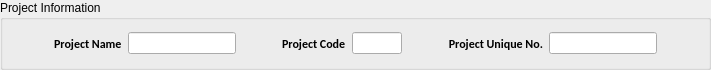
      <widget class="QGroupBox" name="groupBox_4">
       <property name="maximumSize">
        <size>
         <width>16777215</width>
         <height>70</height>
        </size>
       </property>
       <property name="title">
        <string>Project Information</string>
       </property>
       <layout class="QHBoxLayout" name="horizontalLayout">
        <item>
         <spacer name="horizontalSpacer_26">
          <property name="orientation">
           <enum>Qt::Horizontal</enum>
          </property>
          <property name="sizeHint" stdset="0">
           <size>
            <width>40</width>
            <height>20</height>
           </size>
          </property>
         </spacer>
        </item>
        <item>
         <widget class="QLabel" name="project_label">
          <property name="font">
           <font>
            <family>Calibri</family>
            <weight>75</weight>
            <bold>true</bold>
           </font>
          </property>
          <property name="styleSheet">
           <string notr="true"/>
          </property>
          <property name="text">
           <string>Project Name</string>
          </property>
         </widget>
        </item>
        <item>
         <widget class="QLineEdit" name="project_name">
          <property name="maximumSize">
           <size>
            <width>120</width>
            <height>16777215</height>
           </size>
          </property>
         </widget>
        </item>
        <item>
         <spacer name="horizontalSpacer_28">
          <property name="orientation">
           <enum>Qt::Horizontal</enum>
          </property>
          <property name="sizeType">
           <enum>QSizePolicy::Minimum</enum>
          </property>
          <property name="sizeHint" stdset="0">
           <size>
            <width>40</width>
            <height>20</height>
           </size>
          </property>
         </spacer>
        </item>
        <item>
         <widget class="QLabel" name="project_title_label">
          <property name="font">
           <font>
            <family>Calibri</family>
            <weight>75</weight>
            <bold>true</bold>
           </font>
          </property>
          <property name="styleSheet">
           <string notr="true"/>
          </property>
          <property name="text">
           <string>Project Code</string>
          </property>
         </widget>
        </item>
        <item>
         <widget class="QLineEdit" name="project_code">
          <property name="maximumSize">
           <size>
            <width>50</width>
            <height>16777215</height>
           </size>
          </property>
         </widget>
        </item>
        <item>
         <spacer name="horizontalSpacer_29">
          <property name="orientation">
           <enum>Qt::Horizontal</enum>
          </property>
          <property name="sizeType">
           <enum>QSizePolicy::Minimum</enum>
          </property>
          <property name="sizeHint" stdset="0">
           <size>
            <width>40</width>
            <height>20</height>
           </size>
          </property>
         </spacer>
        </item>
        <item>
         <widget class="QLabel" name="p_no_label_2">
          <property name="font">
           <font>
            <family>Calibri</family>
            <weight>75</weight>
            <bold>true</bold>
           </font>
          </property>
          <property name="layoutDirection">
           <enum>Qt::RightToLeft</enum>
          </property>
          <property name="styleSheet">
           <string notr="true"/>
          </property>
          <property name="text">
           <string>Project Unique No.</string>
          </property>
          <property name="alignment">
           <set>Qt::AlignRight|Qt::AlignTrailing|Qt::AlignVCenter</set>
          </property>
         </widget>
        </item>
        <item>
         <widget class="QLineEdit" name="project_unique_code">
          <property name="maximumSize">
           <size>
            <width>120</width>
            <height>16777215</height>
           </size>
          </property>
         </widget>
        </item>
        <item>
         <spacer name="horizontalSpacer_27">
          <property name="orientation">
           <enum>Qt::Horizontal</enum>
          </property>
          <property name="sizeHint" stdset="0">
           <size>
            <width>40</width>
            <height>20</height>
           </size>
          </property>
         </spacer>
        </item>
       </layout>
      </widget>
